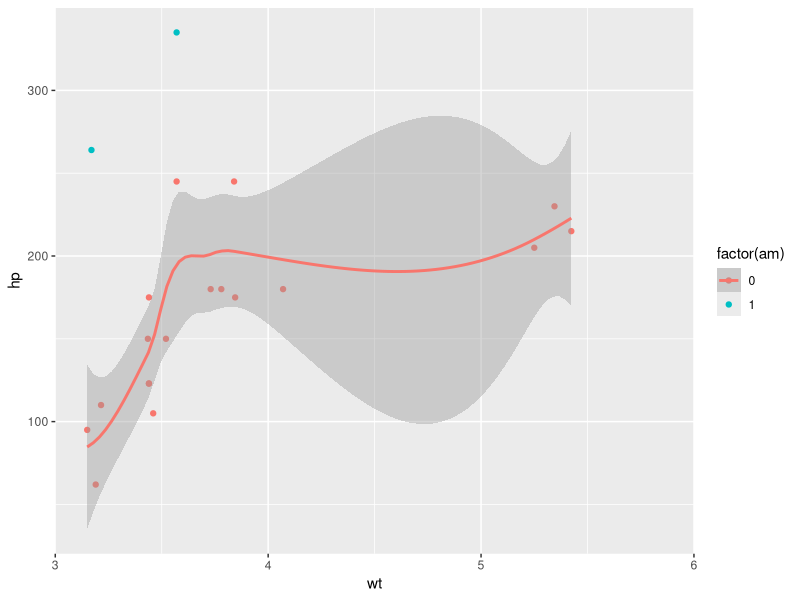
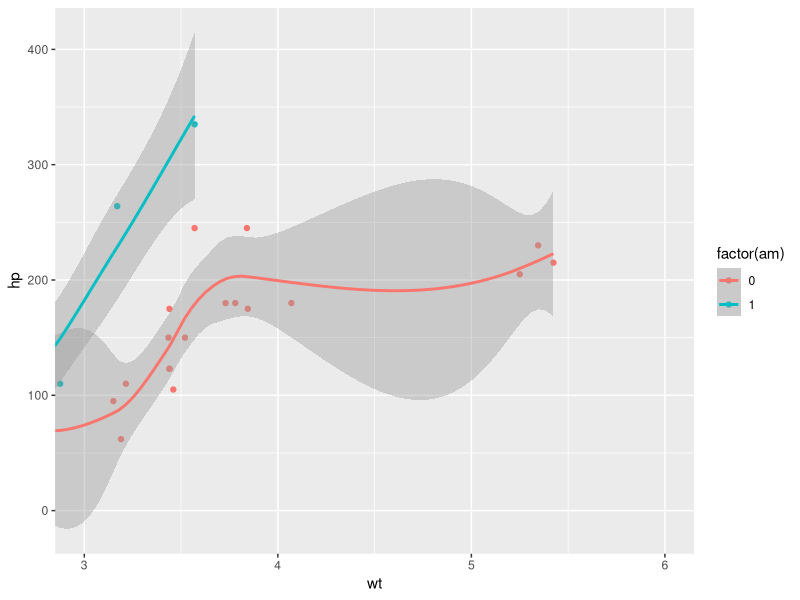
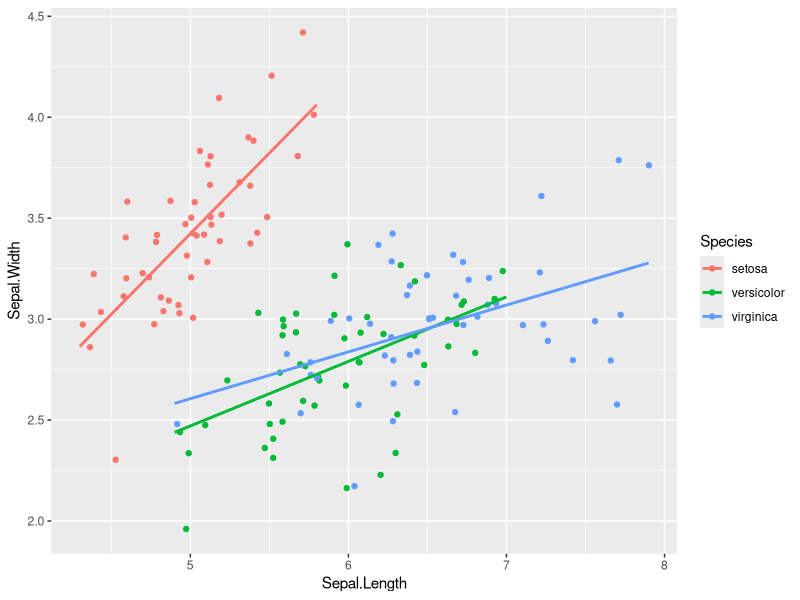
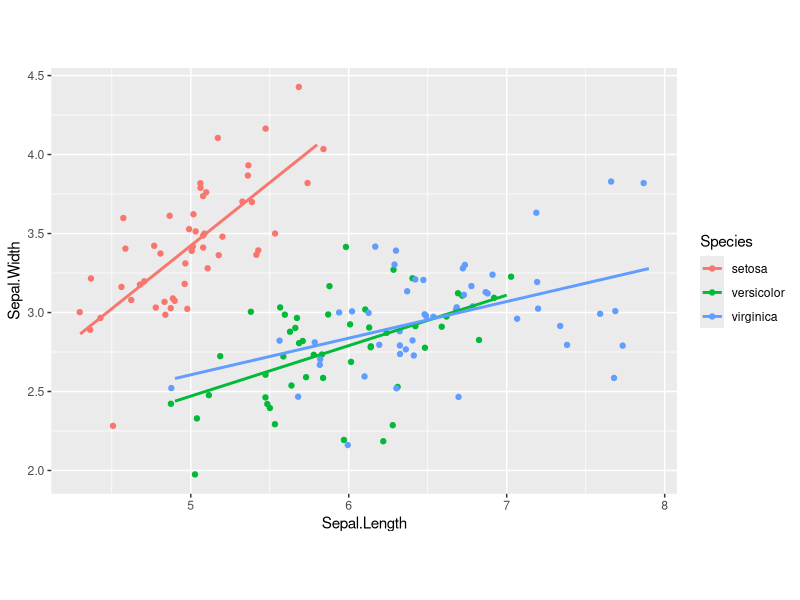
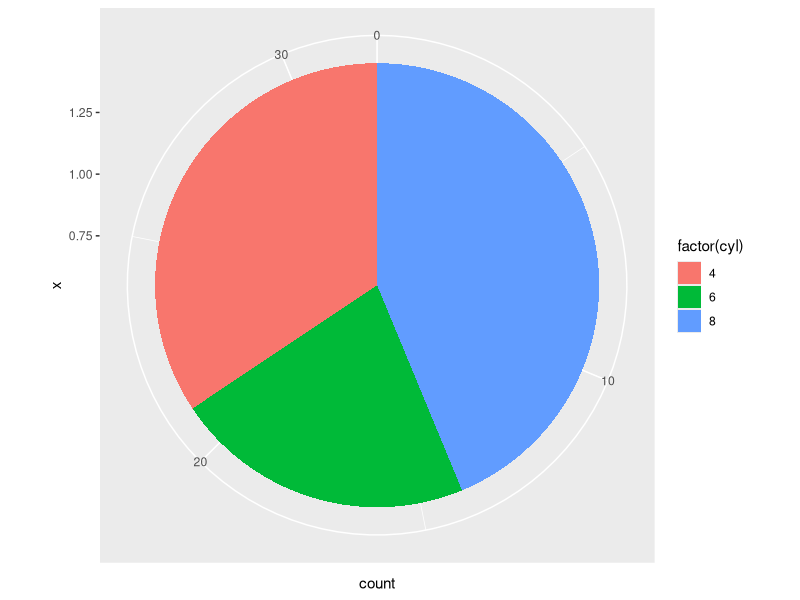
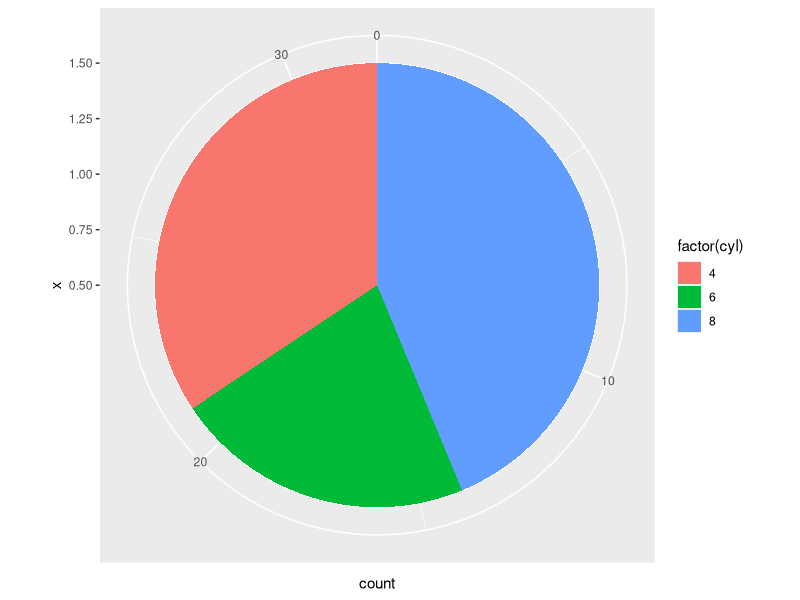

Reproduce these figures in R, in order.
# Load the ggplot2 package
library(ggplot2)


# Zooming in 

# Basic ggplot() command, coded for you
p <- ggplot(mtcars, aes(x = wt, y = hp, col = factor(am))) + 
  geom_point() + geom_smooth()

# Add scale_x_continuous
p + scale_x_continuous(limits = c(3,6), expand = c(0,0))

# The proper way to zoom in:
p + coord_cartesian(xlim = c(3,6))


# Aspect ratio

# Complete basic scatter plot function
base.plot <- ggplot(iris, aes(x = Sepal.Length, y = Sepal.Width, col = Species)) +
  geom_jitter() +
  geom_smooth(method = "lm", se = F)

# Plot base.plot: default aspect ratio
base.plot

# Fix aspect ratio (1:1) of base.plot
base.plot + coord_equal()


# Pie charts 

# Create stacked bar plot: thin.bar
thin.bar <- ggplot(mtcars, aes(x = 1, fill = factor(cyl))) +
  geom_bar()

# Convert thin.bar to pie chart
thin.bar + coord_polar(theta = "y")

# Create stacked bar plot: wide.bar
wide.bar <- ggplot(mtcars, aes(x = 1, fill = factor(cyl))) +
  geom_bar(width = 1)

# Convert wide.bar to pie chart
wide.bar + coord_polar(theta = "y")
